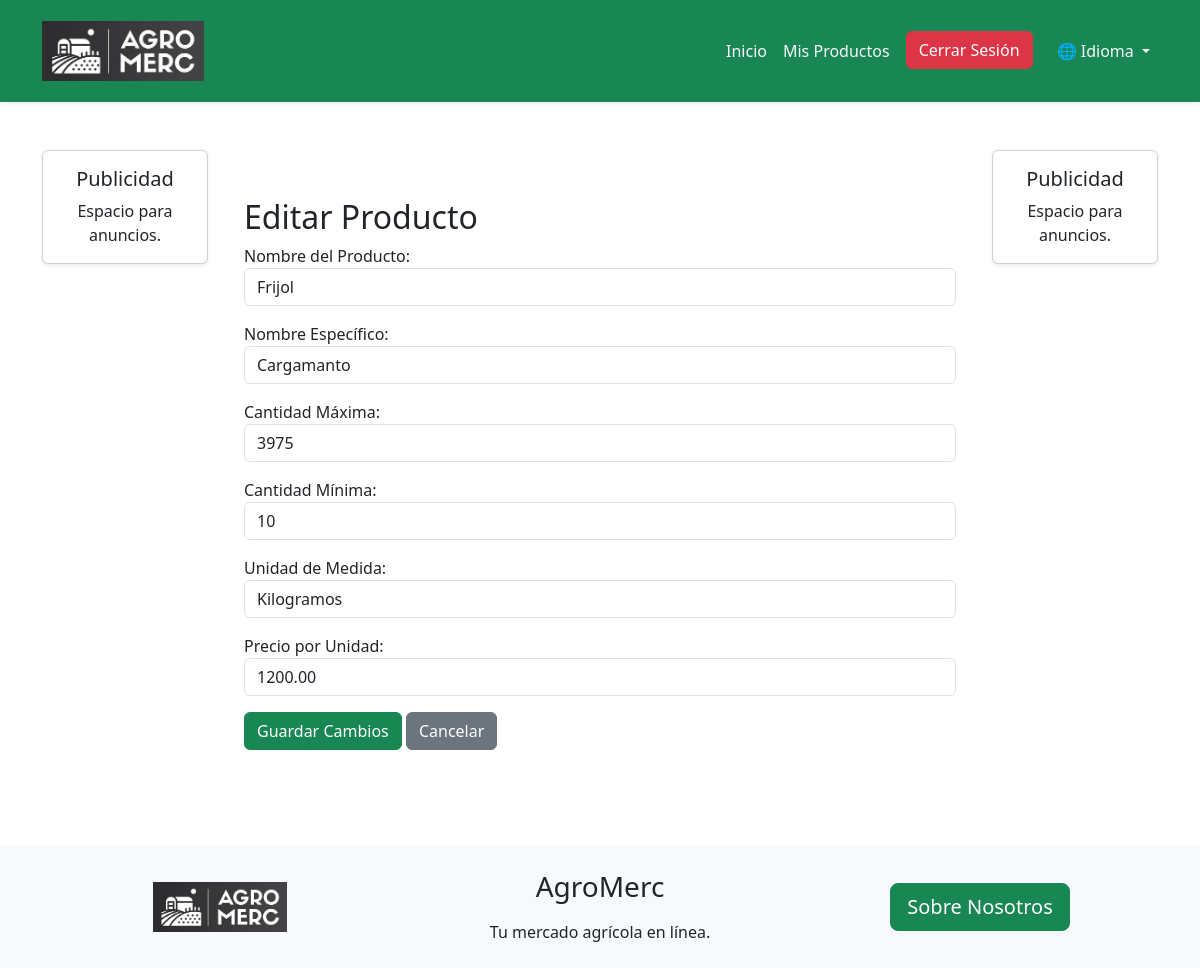
The app's page /es/editProducto/2/ (signed in) with its own data.
### AgroMercApp/models.py (models this page shows, shortened)
class ProductModel(models.Model):
    PRODUCTS_NAME_CHOICES = [
        ('aguacate', 'Aguacate'),
        ('banana', 'Banano'),
        ('brocoli', 'Brócoli'),
        ('cafe', 'Café'),
        ('cebolla_cabezona', 'Cebolla Cabezona'),
        ('cebolla_larga', 'Cebolla Larga'),
        ('coliflor', 'Coliflor'),
        ('frijol', 'Frijol'),
        ('guayaba', 'Guayaba'),
        ('lechuga', 'Lechuga'),
        ('limon', 'Limón'),
        ('lulo', 'Lulo'),
        ('maiz', 'Maíz'),
        ('mango', 'Mango'),
        ('maracuya', 'Maracuyá'),
        ('naranja', 'Naranja'),
        ('papa', 'Papa'),
        ('papaya', 'Papaya'),
        ('platano', 'Platano'),
        ('piña', 'Piña'),
        ('sandia', 'Sandía'),
        ('tomate', 'Tomate'),
        ('yuca', 'Yuca'),
        ('zanahoria', 'Zanahoria')
    ]
    UNITS_CHOICES = (
        ('kg', 'Kilogramos'),
        ('lb', 'Libras'),
        ('unit', 'Unidades'),
    )
    productName = models.CharField(max_length=30,choices=PRODUCTS_NAME_CHOICES, verbose_name='Nombre del Producto')
    specificName = models.CharField(max_length=100, verbose_name='Nombre Específico')
    maxQuantity = models.IntegerField(verbose_name='Cantidad Máxima')
    minQuantity = models.IntegerField(verbose_name='Cantidad Mínima')
    unit = models.CharField(max_length=10, choices=UNITS_CHOICES, verbose_name='Unidad de Medida')
    seller = models.ForeignKey(settings.AUTH_USER_MODEL, on_delete=models.CASCADE,verbose_name='Vendedor')
    sellerId = models.CharField(max_length=10,verbose_name='Cedula del Vendedor')
    categories = models.CharField(max_length=100, verbose_name='Categorías')
    pricePeerUnit = models.DecimalField(max_digits=10, decimal_places=2, verbose_name='Precio por Unidad',default=1000)

### AgroMercApp/views.py (the view)
# urls.py: path('editProducto/<int:pk>/', EditProductView.as_view(), name='editProduct'),
class EditProductView(LoginRequiredMixin, UpdateView):
    model = ProductModel
    form_class = ProductForm
    template_name = 'pages/store/products/editProducts.html'
    success_url = reverse_lazy('myProducts')
    def get_queryset(self):
        return ProductModel.objects.filter(seller=self.request.user)

### AgroMercApp/forms.py
class ProductForm(forms.ModelForm):
    class Meta:
        model = ProductModel
        fields = ['productName', 'specificName', 'maxQuantity', 'minQuantity', 'unit', 'pricePeerUnit']
    def __init__(self, *args, **kwargs):
        super().__init__(*args, **kwargs)
        self.fields['productName'].widget.attrs.update({'class': 'form-control'})
        self.fields['specificName'].widget.attrs.update({'class': 'form-control'})
        self.fields['maxQuantity'].widget.attrs.update({'class': 'form-control'})
        self.fields['minQuantity'].widget.attrs.update({'class': 'form-control'})
        self.fields['unit'].widget.attrs.update({'class': 'form-control'})
        self.fields['pricePeerUnit'].widget.attrs.update({'class': 'form-control'})

### AgroMercApp/templates/pages/store/products/editProducts.html (shortened to what this page needs)
{% extends "pages/base.html" %}
{% load i18n %}
{% block authenticated_links %}
<a class="nav-link btn btn-outline-dark text-light" href="{% url 'home' %}">{% trans "Inicio" %}</a>
<a class="nav-link btn btn-outline-dark text-light" href="{% url 'myProducts' %}">{% trans "Mis Productos" %}</a>
{% endblock %}
{% block content %}
<div class="container py-5">
    <h2>{% trans "Editar Producto" %}</h2>
    <form method="post">
        {{ form.as_p }}
        <button type="submit" class="btn btn-success">{% trans "Guardar Cambios" %}</button>
        <a href="{% url 'myProducts' %}" class="btn btn-secondary">{% trans "Cancelar" %}</a>
    </form>
</div>
{% endblock %}

### records on screen
ProductModel: productName "Frijol", specificName "Cargamanto", maxQuantity "3975", minQuantity "10", unit "Kilogramos", pricePeerUnit "1200.00"
